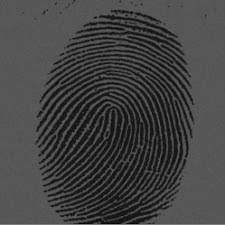
#> input picture data/00_src_imgs/thumbprint02.jpeg, 225 x 225 px
$ python task13.py
#> lines starting #> are read from the running program, lines starting #| are printed output that depends on the picture
import cv2
import numpy as np
import matplotlib.pyplot as plt

def threshold_image(image_path, threshold_value):
    # Read the image using OpenCV
#> called with image_path = '../data/00_src_imgs/thumbprint02.jpeg', threshold_value = 127
    image = cv2.imread(image_path, cv2.IMREAD_GRAYSCALE)
#> image is the input picture: shape (225, 225); min 0, max 126, mean 66.9
    thresholded_image = np.zeros_like(image)
    thresholded_image[image > threshold_value] = 255
    # breakpoint()

    # Manually threshold the image
    threshold_image = None # Add your code here

    # Display the original and thresholded images
    plt.figure(figsize=(8,6))
    plt.subplot(1,2,1)
    plt.imshow(image, 'gray')

    plt.subplot(1,2,2)
    plt.imshow(thresholded_image, 'gray')
    plt.show()
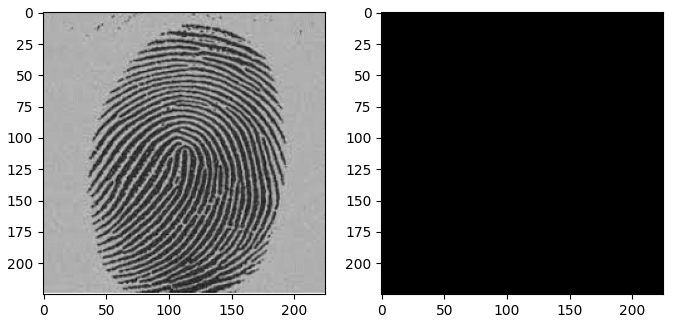
#> figure drawn by matplotlib, 2 panels
    plt.savefig("../data/04_thresholding/thumbprint_man_thresh.png")
    # cv2.imshow("Original Image", image)
    # cv2.waitKey(0)
    # cv2.destroyAllWindows()

if __name__ == "__main__":
    # Replace 'your_image_path.jpg' with the path of your image file
    image_path = '../data/00_src_imgs/thumbprint02.jpeg'
    threshold_image(image_path, 127)

$ run again, with data/00_src_imgs/rabbit.jpg copied over data/00_src_imgs/thumbprint02.jpeg
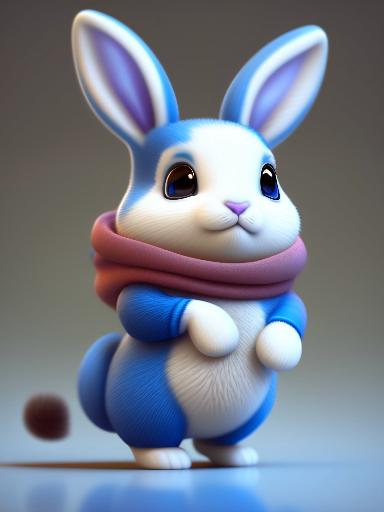
#> input picture data/00_src_imgs/rabbit.jpg, 384 x 512 px
#> in threshold_image, `image = cv2.imread(image_path, cv2.IMREAD_GRAYSCALE)`:
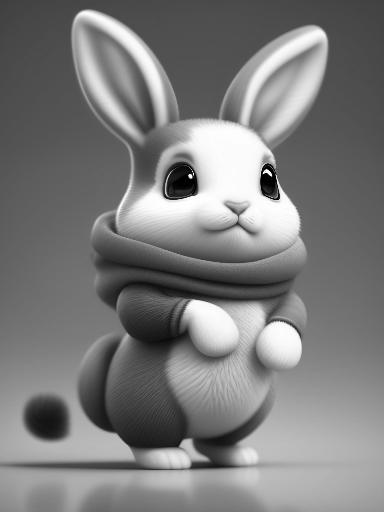
#> image: shape (512, 384); min 0, max 255, mean 123.4
#> in threshold_image, `plt.show()`:
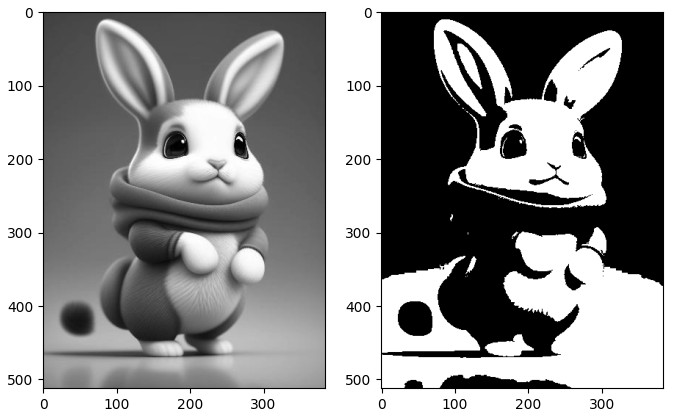
#> figure drawn by matplotlib, 2 panels
